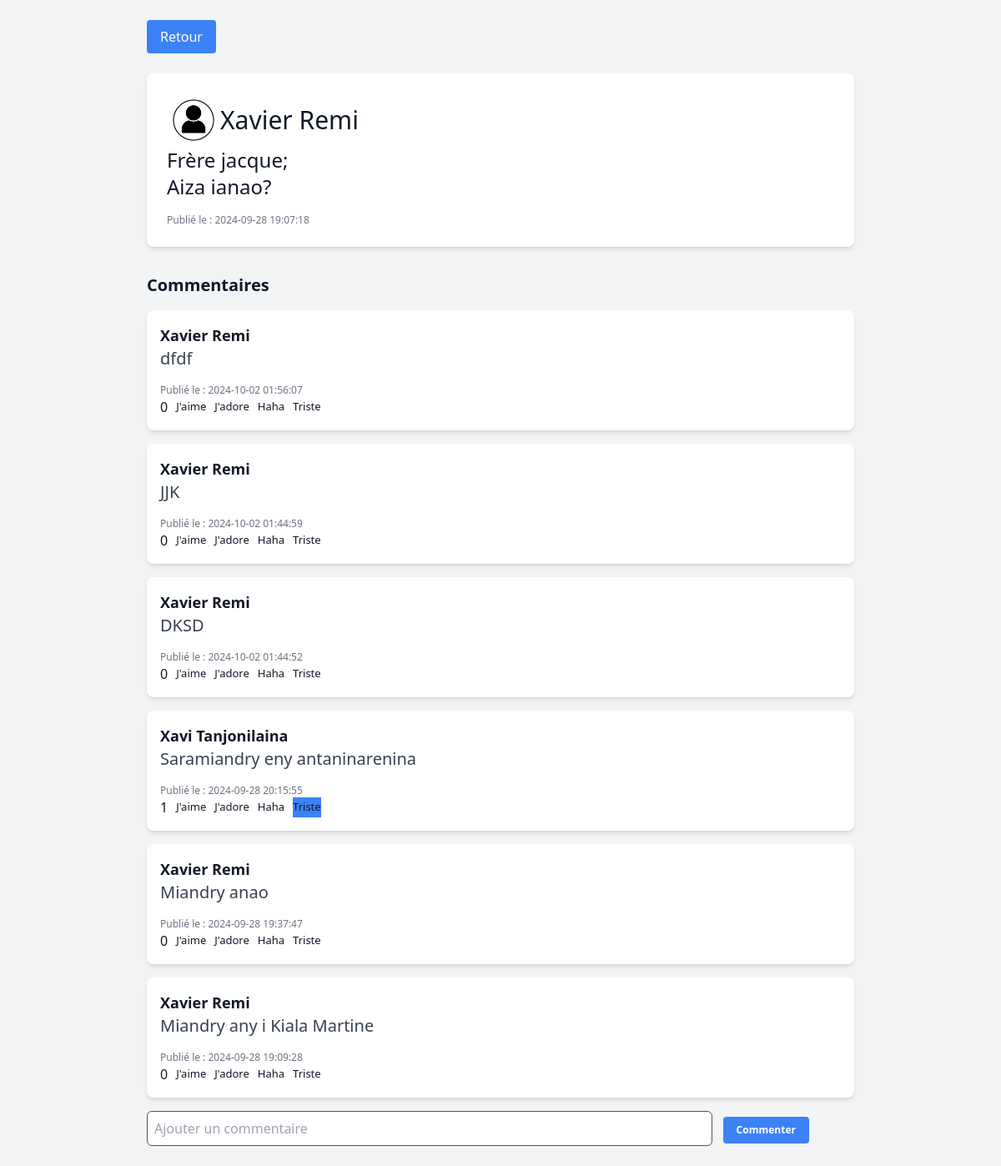
/comment/show_comments.php?id_publication=19 (signed in), run on the app's committed database.
### tables this page shows
CREATE TABLE `publication` (
  `id_publication` int NOT NULL AUTO_INCREMENT,
  `id_compte` int DEFAULT NULL,
  `contenu` text NOT NULL,
  `date_heure` timestamp NULL DEFAULT CURRENT_TIMESTAMP,
  PRIMARY KEY (`id_publication`),
  KEY `id_compte` (`id_compte`),
  CONSTRAINT `publication_ibfk_1` FOREIGN KEY (`id_compte`) REFERENCES `compte` (`id`) ON DELETE CASCADE ON UPDATE CASCADE
);

CREATE TABLE `compte` (
  `id` int NOT NULL AUTO_INCREMENT,
  `nom` varchar(100) NOT NULL,
  `prenom` varchar(100) DEFAULT NULL,
  `mail` varchar(50) DEFAULT NULL,
  `mdp` varchar(100) NOT NULL,
  PRIMARY KEY (`id`),
  UNIQUE KEY `mail` (`mail`)
);

CREATE TABLE `comments` (
  `id_comment` int NOT NULL AUTO_INCREMENT,
  `id_publication` int DEFAULT NULL,
  `id_compte` int DEFAULT NULL,
  `contenu` text NOT NULL,
  `date_heure` timestamp NULL DEFAULT CURRENT_TIMESTAMP,
  PRIMARY KEY (`id_comment`),
  KEY `comments_ibfk_1` (`id_publication`),
  KEY `comments_ibfk_2` (`id_compte`),
  CONSTRAINT `comments_ibfk_1` FOREIGN KEY (`id_publication`) REFERENCES `publication` (`id_publication`) ON DELETE CASCADE,
  CONSTRAINT `comments_ibfk_2` FOREIGN KEY (`id_compte`) REFERENCES `compte` (`id`) ON DELETE CASCADE
);

### comment/show_comments.php (the view, shortened to what this page needs)
<?php
require_once '../config/config.php';
$id_publication = $_GET['id_publication'];
$stmt = $pdo->prepare("
    SELECT p.id_publication, p.contenu, p.date_heure, p.id_compte, c.nom, c.prenom
    FROM publication p
    JOIN compte c ON p.id_compte = c.id
    WHERE p.id_publication = ?
");
$stmt->execute([$id_publication]);
$publication = $stmt->fetch();
$comments_stmt = $pdo->prepare("
    SELECT c.contenu, c.date_heure, c.id_compte, c.id_comment, a.nom, a.prenom,
           (SELECT COUNT(*) FROM reaction_comment r WHERE r.id_comment = c.id_comment) AS reactions_count
    FROM comments c
    JOIN compte a ON c.id_compte = a.id
    WHERE c.id_publication = ?
    ORDER BY c.date_heure DESC
");
$comments_stmt->execute([$id_publication]);
$commentaires = $comments_stmt->fetchAll();
?>
<!DOCTYPE html>
<html lang="fr">
<head>
    <link rel="stylesheet" href="../styles/output.css">
</head>
<body class="bg-gray-100 text-gray-900">
    <div class="max-w-4xl mx-auto p-6">
        <div class="mb-6">
            <a href="../others/home.php">
                <button class="bg-blue-500 text-white px-4 py-2 rounded hover:bg-blue-600 transition duration-300">
                    Retour
                </button>
            </a>
        </div>
        <div class="bg-white p-6 rounded-lg shadow-md mb-8">
            <div class="text-3xl flex items-center">
                <img src="../img/personeAnonyme2.png" alt="Image de l'Utilisateur" class="h-16 w-16">
                <?php echo htmlspecialchars($publication['prenom'] . ' ' . $publication['nom']); ?>
            </div>
            <p class="text-black mb-4 text-2xl"><?php echo nl2br(htmlspecialchars($publication['contenu'])); ?></p>
            <p class="text-xs text-gray-500">Publié le : <?php echo htmlspecialchars($publication['date_heure']); ?></p>
        </div>
        <h2 class="text-xl font-semibold mb-4">Commentaires</h2>
        <?php foreach ($commentaires as $commentaire) {
            $stmt = $pdo->prepare("SELECT type FROM reaction_comment WHERE id_comment = ? AND id_compte = ?");
            $stmt->execute([$commentaire['id_comment'], $_SESSION['id_compte']]);
            $userReaction = $stmt->fetchColumn();
        ?>
            <div class="bg-white p-4 rounded-lg shadow-md mb-4">
                <p class="text-lg font-semibold"><?php echo htmlspecialchars($commentaire['prenom'] . ' ' . $commentaire['nom']); ?></p>
                <p class="text-gray-700 text-xl"><?php echo nl2br(htmlspecialchars($commentaire['contenu'])); ?></p>
                <p class="text-xs text-gray-500 mt-4">Publié le : <?php echo htmlspecialchars($commentaire['date_heure']); ?></p>
                <div class="flex">
                    <div id="reaction-count-<?php echo $commentaire['id_comment']; ?>">
                        <?php echo $commentaire['reactions_count']; ?>
                    </div>
                    <button
                        id="jaime-<?php echo $commentaire['id_comment']; ?>"
                        <?php if ($userReaction === 'jaime') echo 'class="bg-blue-500"'; ?>
                        style="margin-left:10px; font-size:13px"
                        onclick="envoyerReaction('jaime', <?php echo $commentaire['id_comment']; ?>, <?php echo $_SESSION['id_compte']; ?>)">
                        J'aime
                    </button>
                    <button
                        id="jadore-<?php echo $commentaire['id_comment']; ?>"
                        <?php if ($userReaction === 'jadore') echo 'class="bg-blue-500"'; ?>
                        style="margin-left:10px; font-size:13px"
                        onclick="envoyerReaction('jadore', <?php echo $commentaire['id_comment']; ?>, <?php echo $_SESSION['id_compte']; ?>)">
                        J'adore
                    </button>
                    <button
                        id="haha-<?php echo $commentaire['id_comment']; ?>"
                        <?php if ($userReaction === 'haha') echo 'class="bg-blue-500"'; ?>
                        style="margin-left:10px; font-size:13px"
                        onclick="envoyerReaction('haha', <?php echo $commentaire['id_comment']; ?>, <?php echo $_SESSION['id_compte']; ?>)">
                        Haha
                    </button>
                    <button
                        id="triste-<?php echo $commentaire['id_comment']; ?>"
                        <?php if ($userReaction === 'triste') echo 'class="bg-blue-500"'; ?>
                        style="margin-left:10px; font-size:13px"
                        onclick="envoyerReaction('triste', <?php echo $commentaire['id_comment']; ?>, <?php echo $_SESSION['id_compte']; ?>)">
                        Triste
                    </button>
                </div>
            </div>
        <?php } ?>
        <form method="post" action="../comment/comment.php" class="w-full">
            <input name="commentaire" placeholder="Ajouter un commentaire" class="text-base border border-1 border-solid border-gray-600 p-2 rounded-md w-4/5"></input>
            <button type="submit" class="bg-blue-500 hover:bg-blue-600 text-white text-xs font-bold  px-4 py-2 rounded text-sm ml-2">Commenter</button>
        </form>
    </div>
</body>
</html>

### data on the page
publication: id_compte.nom "Xavier Remi", contenu "Frère jacque; Aiza ianao?", date_heure "2024-09-28 19:07:18"
comments: id_compte.nom "Xavier Remi", contenu "dfdf", date_heure "2024-10-02 01:56:07", reactions_count "0"
comments: id_compte.nom "Xavier Remi", contenu "JJK", date_heure "2024-10-02 01:44:59", reactions_count "0"
comments: id_compte.nom "Xavier Remi", contenu "DKSD", date_heure "2024-10-02 01:44:52", reactions_count "0"
comments: id_compte.nom "Xavi Tanjonilaina", contenu "Saramiandry eny antaninarenina", date_heure "2024-09-28 20:15:55", reactions_count "1"
comments: id_compte.nom "Xavier Remi", contenu "Miandry anao", date_heure "2024-09-28 19:37:47", reactions_count "0"
comments: id_compte.nom "Xavier Remi", contenu "Miandry any i Kiala Martine", date_heure "2024-09-28 19:09:28", reactions_count "0"
